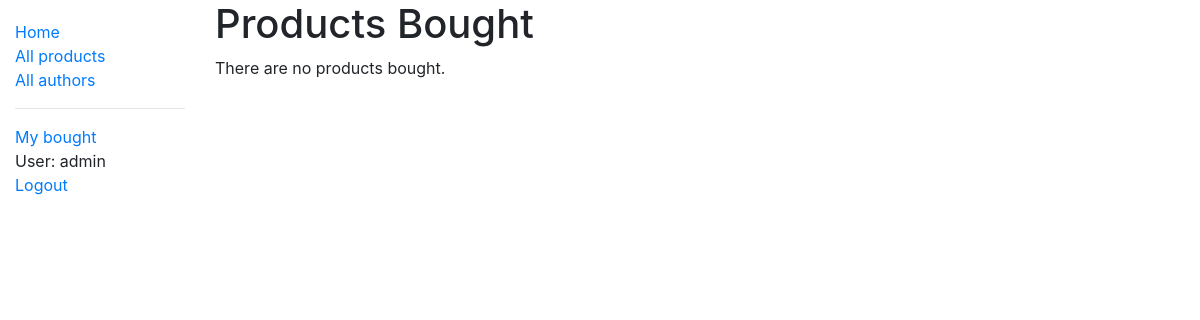
/inventory/myproducts/ (signed in), run on an earlier commit of the app's database.
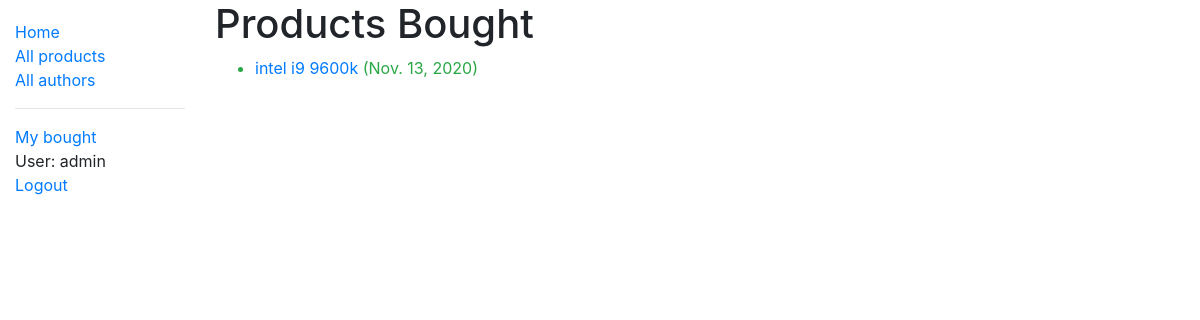
And on a later commit of the database.
### inventory/models.py (models this page shows, shortened)
class ProductInstance(models.Model):
    id = models.UUIDField(primary_key=True, default=uuid.uuid4, help_text='Unique ID for this particular product across whole inventory')
    product = models.ForeignKey('Product', on_delete=models.SET_NULL, null=True)
    register_date = models.DateField(null=True, blank=True)
    available_date = models.DateField(null=True, blank=True)
    sinnombre = models.ForeignKey(User, on_delete=models.SET_NULL, null=True, blank=True)
    PRODUCT_STATE = (
        ('a', 'Available'),
        ('s', 'Sold'),
        ('i', 'Incoming'),
        ('r', 'Reserved'),
    )
    status = models.CharField(
        max_length=1,
        choices=PRODUCT_STATE,
        blank=True,
        default='i',
        help_text='Product availability',
    )
    class Meta:
        ordering = ['register_date']
        permissions = (("can_mark_available", "Set products as available"),)
    @property
    def is_overdue(self):
        if self.available_date and date.today() > self.available_date:
            return True
        return False

class Product(models.Model):
    title = models.CharField(max_length=200, default='some string')
    supplier = models.ForeignKey('Supplier', on_delete=models.SET_NULL, null=True)
    maxunits = models.IntegerField(null=True, blank=True)
    stock = models.IntegerField(null=True, blank=True)
    summary = models.TextField(max_length=1000, help_text='Enter a brief description of the product')
    sn = models.CharField('SN', max_length=30, help_text='30 Char MaxSize <a href="https://en.wikipedia.org/wiki/Serial_number">S/N</a>')
    category = models.ManyToManyField(Category, help_text='Select a Category for this product')
    def display_category(self):
        """Create a string for category. This is required to display category in Admin."""
        return ', '.join(category.name for category in self.category.all()[:3])
    display_category.short_description = 'Category'

### inventory/views.py (the view)
# urls.py: path('myproducts/', views.BoughtProductsByUserListView.as_view(), name='my-boughts'),
class BoughtProductsByUserListView(LoginRequiredMixin, generic.ListView):
    model = ProductInstance
    template_name = 'inventory/productinstance_list_sinnombre_user.html'
    paginate_by = 10
    def get_queryset(self):
        return ProductInstance.objects.filter(sinnombre=self.request.user).filter(status__exact='a').order_by('available_date')

### inventory/templates/inventory/productinstance_list_sinnombre_user.html
{% extends "base_generic.html" %}
{% block content %}
    <h1>Products Bought</h1>
    {% if productinstance_list %}
    <ul>
      {% for productinst in productinstance_list %}
      <li class="{% if productinst.is_overdue %}text-success{% else %}text-danger{% endif %}">
        <a href="{% url 'product-detail' productinst.product.pk %}">{{productinst.product.title}}</a> ({{ productinst.available_date }})
      </li>
      {% endfor %}
    </ul>
    {% else %}
      <p>There are no products bought.</p>
    {% endif %}
{% endblock %}

What changed in the data, as far as the page shows it:
now on this page (row edited): ProductInstance: product "intel i9 9600k", available_date "Nov. 13, 2020"
Also different on the page:
text no longer shown: "There are no products bought."
